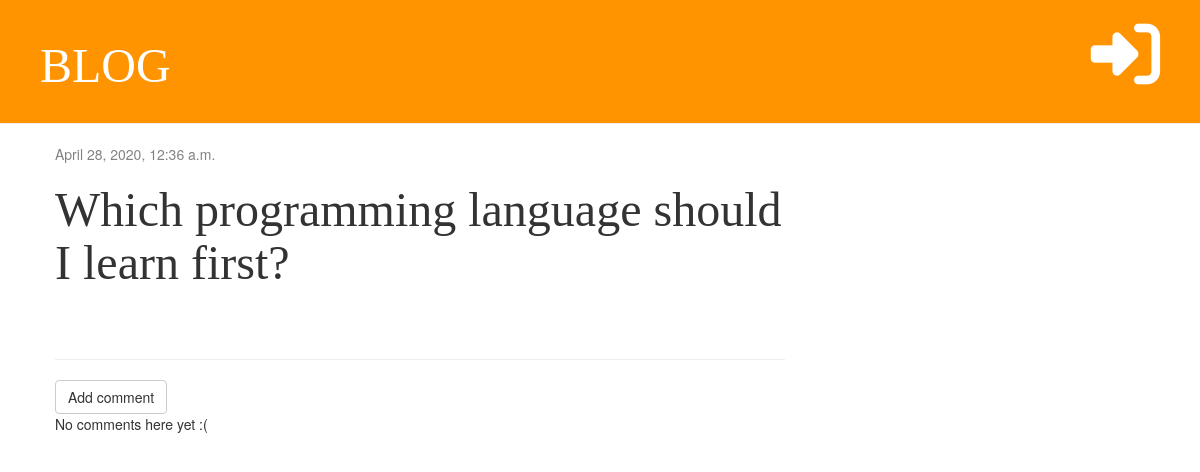
Before: /post/1/ with the older database file.
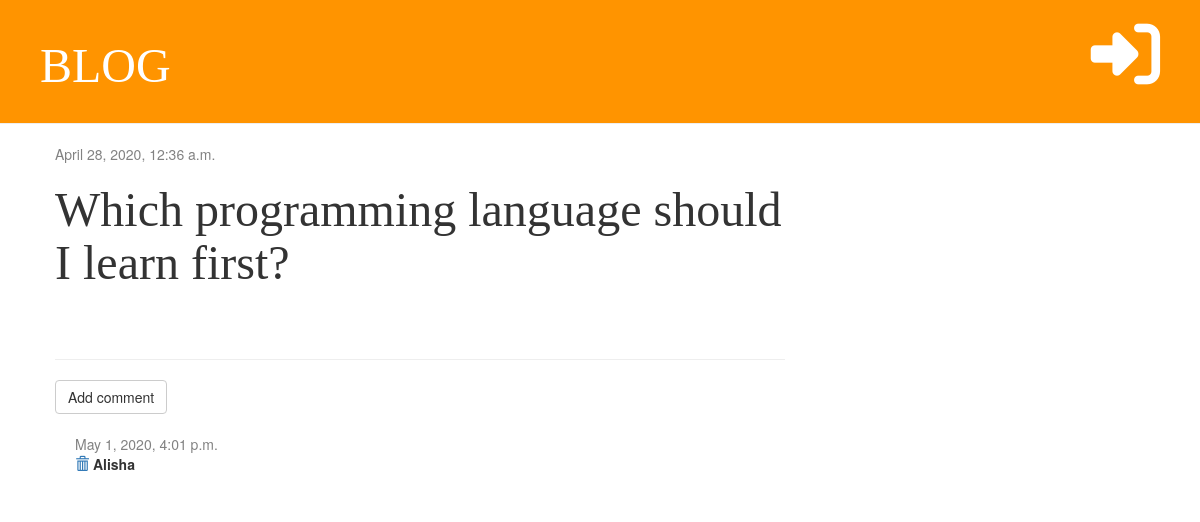
After: the same page with the newer database file.
### blog/models.py (models this page shows, shortened)
class Post(models.Model):
    author = models.ForeignKey('auth.User', on_delete=models.CASCADE)
    title = models.CharField(max_length=200)
    text = models.TextField()
    created_date = models.DateTimeField(default=timezone.now)
    published_date = models.DateTimeField(blank=True, null=True)

class Comment(models.Model):
    post = models.ForeignKey('blog.Post', on_delete=models.CASCADE, related_name='comments')
    author = models.CharField(max_length=200)
    text = models.TextField()
    created_date = models.DateTimeField(default=timezone.now)
    approved_comment = models.BooleanField(default=False)

### blog/views.py (the view)
# urls.py: path('post/<int:pk>/', views.post_detail, name='post_detail'),
def post_detail(request, pk):
    post = get_object_or_404(Post, pk=pk)
    stuff_for_frontend = {'post': post}
    return render(request, 'blog/post_detail.html', stuff_for_frontend)

### blog/templatetags/markdownify.py (called while the page is built)
@register.filter
def markdown(value):
    renderer = HighlightRenderer()
    markdown = mistune.Markdown(renderer=renderer)
    return markdown(value)

### blog/Templates/blog/post_detail.html (shortened to what this page needs)
{% extends 'blog/base.html' %}
{% load markdownify %}
{% block content %}
    <div class="post">
            {% if post.published_date %}
                <div class="date">
                    {{ post.published_date }}
                </div>
            {% else %}
                <a href="{% url 'post_publish' pk=post.pk %}" class="btn btn-primary">Publish</a>
            {% endif %}
            <h1>{{ post.title }}</h1>
        </div>
      <hr>
<a class="btn btn-default" href="{% url 'add_comment_to_post' pk=post.pk %}">Add comment</a>
{% for comment in post.comments.all %}
    {% if user.is_authenticated or comment.approved_comment %}
    <div class="comment">
        <div class="date">
            {{ comment.created_date }}
        </div>
        <a href="{% url 'comment_remove' pk=comment.pk %}"><span class="glyphicon glyphicon-trash"></span></a>
        <strong>{{ comment.author }}</strong>
    </div>
    {% endif %}
{% empty %}
    <p>No comments here yet :(</p>
{% endfor %}
{% endblock %}

### blog/Templates/blog/base.html (shortened to what this page needs)
{% load static %}
<!DOCTYPE html>
<html lang="en">
<head>
    <link rel="stylesheet" href="https://maxcdn.bootstrapcdn.com/bootstrap/4.4.1/css/bootstrap.min.css">
    <link rel="stylesheet" href="https://stackpath.bootstrapcdn.com/bootstrap/4.4.1/css/bootstrap.min.css">
    <link rel="stylesheet" href="{%static 'css/blog.css'%}">
    <link rel="stylesheet" href="https://maxcdn.bootstrapcdn.com/bootstrap/3.3.7/css/bootstrap.min.css">
    <link rel="stylesheet" href="{% static 'css/zenburn.css' %}">
    <link rel="stylesheet" href="{% static 'css/blog.css' %}">
</head>
<body>
<div class="page-header">
    {% if user.is_authenticated %}
        <a href="{% url 'post_draft_list' %}" class="top-menu" style="float: right;font-size: 26pt;color: #ffffff;"><span class="glyphicon glyphicon-list-alt"></span></a>
        <a href="{% url 'post_new' %}" class="top-menu" style="float: right;margin-right: 20px;font-size: 26pt;color: #ffffff;"><i class="fa fa-plus"></i></a>
        <p class="top-menu" style="float: right;margin-right: 20px;font-size: 26pt;color: #ffffff;">Hello, {{ user.username }} <small>(<a href="{% url 'logout' %}">Logout</a>)</small></p>
    {% else %}
        <a href = "{% url 'login' %}" class = "top-menu" style="float: right;margin-right: 20px;font-size: 26pt;color: #ffffff;"><i class="fa fa-sign-in fa-2x" aria-hidden="true"></i></a>
    {% endif %}
    <h1><a href="{% url "post_list" %}">BLOG</a></h1>
</div>
<div class="content container">
    <div class="row">
        <div class="col-md-8">
           {% block content %}
           {% endblock %}
        </div>
    </div>
</div>
</body>
</html>

### blog/static/css/blog.css (style rules this page uses)
.page-header { background-color: #ff9400; margin-top: 0; padding: 20px 20px 20px 40px; }
.page-header h1, .page-header h1 a { color: #ffffff; font-size:36pt; text-decoration:none; }
.content { margin-left:40px; }
h1,h2,h3,h4 { font-family: 'Tangerine', 'Inconsolata', 'Droid Sans', serif; font-size:48px; }
.date { color: #828282; }
.post { margin-bottom:70px; }
.comment { margin: 20px 0px 20px 20px; }

Changed rows visible on the page:
added Comment: created_date "May 1, 2020, 4:01 p.m.", author "Alisha"
Other visible differences:
text no longer shown: "No comments here yet :("
